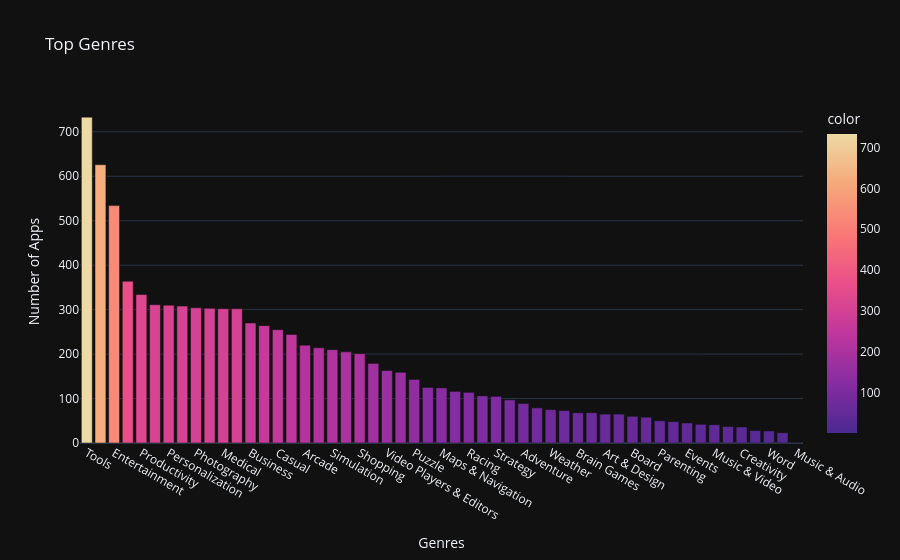

Source (notebook cell):
### Markdown cell above
**Challenge**: Can you create this chart with the Series containing the genre data? 

<img src=https://imgur.com/DbcoQli.png width=400>

Try experimenting with the built in colour scales in Plotly. You can find a full list [here](https://plotly.com/python/builtin-colorscales/). 

* Find a way to set the colour scale using the color_continuous_scale parameter. 
* Find a way to make the color axis disappear by using coloraxis_showscale.

### Code cell
genres_bar= px.bar(num_genres,
                            x=num_genres.index,
                            y=num_genres.values,
                            title='Top Genres',
                            hover_name=num_genres.index,
                            color=num_genres.values,
                            color_continuous_scale='Agsunset')

genres_bar.update_layout(xaxis_title='Genres',yaxis_title='Number of Apps')

genres_bar.show()

### Figure 1 — Plotly figure (JSON) as saved in the notebook; plotly's stock layout.template omitted (floating-point values rounded to 4 significant figures)
{"data": [{"hovertemplate": "<b>%{hovertext}</b><br><br>x=%{x}<br>y=%{y}<br>color=%{marker.color}<extra></extra>", "hovertext": ["Tools", "Education", "Entertainment", "Action", "Productivity", "Finance", "Personalization", "Communication", "Photography", "Sports", "Medical", "Lifestyle", "Business", "Health & Fitness", "Casual", "Social", "Arcade", "News & Magazines", "Simulation", "Travel & Local", "Shopping", "Books & Reference", "Video Players & Editors", "Dating", "Puzzle", "Action & Adventure", "Maps & Navigation", "Role Playing", "Racing", "Food & Drink", "Strategy", "Educational", "Adventure", "Pretend Play", "Weather", "Auto & Vehicles", "Brain Games", "House & Home", "Art & Design", "Libraries & Demo", "Board", "Comics", "Parenting", "Card", "Events", "Beauty", "Music & Video", "Casino", "Creativity", "Trivia", "Word", "Music", "Music & Audio"], "legendgroup": "", "marker": {"color": [733, 626, 534, 364, 334, 311, 310, 308, 304, 303, 302, 302, 270, 264, 255, 244, 220, 214, 210, 205, 201, 179, 163, 159, 143, 125, 124, 116, 114, 106, 105, 97, 89, 79, 75, 73, 68, 68, 65, 65, 60, 58, 50, 48, 45, 42, 41, 37, 36, 28, 27, 23, 1], "coloraxis": "coloraxis", "pattern": {"shape": ""}}, "name": "", "orientation": "v", "showlegend": false, "textposition": "auto", "x": ["Tools", "Education", "Entertainment", "Action", "Productivity", "Finance", "Personalization", "Communication", "Photography", "Sports", "Medical", "Lifestyle", "Business", "Health & Fitness", "Casual", "Social", "Arcade", "News & Magazines", "Simulation", "Travel & Local", "Shopping", "Books & Reference", "Video Players & Editors", "Dating", "Puzzle", "Action & Adventure", "Maps & Navigation", "Role Playing", "Racing", "Food & Drink", "Strategy", "Educational", "Adventure", "Pretend Play", "Weather", "Auto & Vehicles", "Brain Games", "House & Home", "Art & Design", "Libraries & Demo", "Board", "Comics", "Parenting", "Card", "Events", "Beauty", "Music & Video", "Casino", "Creativity", "Trivia", "Word", "Music", "Music & Audio"], "xaxis": "x", "y": [733, 626, 534, 364, 334, 311, 310, 308, 304, 303, 302, 302, 270, 264, 255, 244, 220, 214, 210, 205, 201, 179, 163, 159, 143, 125, 124, 116, 114, 106, 105, 97, 89, 79, 75, 73, 68, 68, 65, 65, 60, 58, 50, 48, 45, 42, 41, 37, 36, 28, 27, 23, 1], "yaxis": "y", "type": "bar"}], "layout": {"xaxis": {"anchor": "y", "domain": [0.0, 1.0], "title": {"text": "Genres"}}, "yaxis": {"anchor": "x", "domain": [0.0, 1.0], "title": {"text": "Number of Apps"}}, "coloraxis": {"colorbar": {"title": {"text": "color"}}, "colorscale": [[0.0, "rgb(75, 41, 145)"], [0.1667, "rgb(135, 44, 162)"], [0.3333, "rgb(192, 54, 157)"], [0.5, "rgb(234, 79, 136)"], [0.6667, "rgb(250, 120, 118)"], [0.8333, "rgb(246, 169, 122)"], [1.0, "rgb(237, 217, 163)"]], "autocolorscale": false}, "legend": {"tracegroupgap": 0}, "title": {"text": "Top Genres"}, "barmode": "relative"}}
